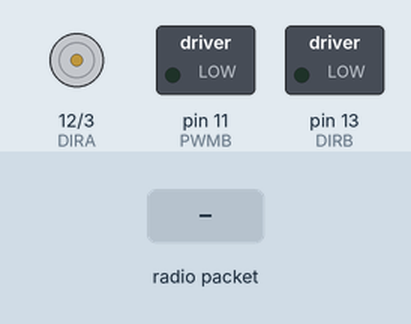
A sketch run on a simulated Arduino Uno, built with avr-gcc and run on an emulated ATmega328P. On the bench: direction and speed pins drawn as motors (green arrow = direction pin HIGH = forward, orange = LOW = backward, longer = more drive), switched loads named in the sketch (green lamp = pin HIGH). Inputs (shaded band) come from the test bench. No radio packets arrive unless stated.

Above: at 1.2 s.
1.3 s: radio packet "5" arrives
At 2.3 s:
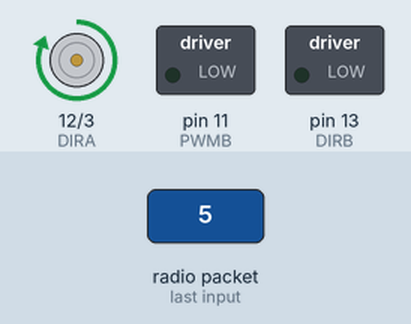
Timing chart, 0 to 4.3 s (numbered marks = the images above; inputs shaded):
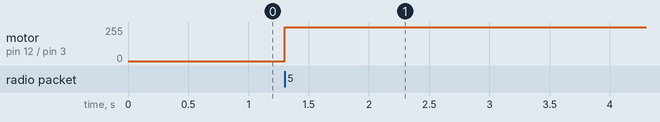

The sketch:

Muscle_Car_Vehicle_Control.ino
```cpp
/*  Muscle Car Vehicle Control
    Colorado State University
    Department of Mechanical Engineering

    When run, this code will receive signals sent from the transmitter attached to the control platform worn by you!
    This signal contains a message in the form of an array, and tells the Arduino on board the vehicle to move the left or right motor at a specified speed.
    The direction of your vehicle will essentially be controlled by your muscle movements. How cool!!

    Author: Ben Strauss

    Last Modified: 10 April 2018
    By: Samuel Bechara, PhD
*/

// Only one Library is needed for the Vehicle code, and this library is the same as used in the Human Control code.
// The VirtualWire library was used to transmitt messages to the vehicel, so it makes sense that we might need the same library to receive these messages!
// The Library can be found: http://www.airspayce.com/mikem/arduino/VirtualWire/VirtualWire-1.27.zip
// Documentation for VirtualWire library can be found: https://www.pjrc.com/teensy/td_libs_VirtualWire.html
#include <VirtualWire.h>

// We need to declare some variables before we can begin coding!
// We must define the pin to which the RF receiver is connected. This should already be hooked up to pin 3.
// We must also define a variable to store the message we want to send. Just like the human control code, this variable will be a character array that has a size of 10.
// Finally, we need to define the rate at which we want to send the data. To sync up with the transmitter, we will set this to 2000 bits/second.
int rxPin = 7;
char msg[10];
int receiveRate = 2000;

// These constants below are necessary to tell the motor controller how to work!
const byte PWMA = 3;  // PWM control (speed) for motor A
const byte PWMB = 11; // PWM control (speed) for motor B
const byte DIRA = 12; // Direction control for motor A
const byte DIRB = 13; // Direction control for motor B

// Clockwise and counter-clockwise definitions.
// Depending on how you wired your motors, you may need to swap.
#define CW  0
#define CCW 1

// Motor definitions to make life easier:
#define MOTOR_A 0
#define MOTOR_B 1

// Now that the required variables have been defined, and the motors and receiver have been set, we can start the setup process!
// The function below, called "setup", is only run once during start of the program, and is used to confugure all components and variables.

void setup()
{
  // First we need to run the setupArdumoto function to get the motor controller ready to go
  setupArdumoto();

  // Next, we need to set up the RF receiver. We can do this by using the built in functions below to set the receiver pin receving rate.
  // We can easily initialize the receiver by using the start function below. Now we are ready to begin writing the main code!
  Serial.begin(9600);
  vw_set_rx_pin(rxPin);
  vw_setup(receiveRate);
  vw_rx_start();

}

// The loop function below is where we will put all of our main code. This function loops continuously until the Arduino is turned off.

void loop()
{

  // Our objective here is to read an incoming message from the user (thats you!), and use this message to move the right or left motors accordingly.

  //

  uint8_t buf[VW_MAX_MESSAGE_LEN]; // a buffer for incoming data
  uint8_t buflen = VW_MAX_MESSAGE_LEN; // length of the buffer

  // The if statement below will check to see if the received data makes Weany sense. In other words, is the incoming data any good, or is it just scrambled nonsense?
  if (vw_get_message(buf, &buflen))
  {
    // If the data is all good, then we can run the following for loop. The purpose of this for loop is to store the message into a data array.
    // This loop will run until all of the incoming message is stored.

    for (int i = 0; i < buflen; i++)
    {
      //In order to store the incoming message, we must put the data into an array. The msgbuf structure below can be thought of as a template in which we can store this incoming data. We can then refer to the array msg later to convert the array from characters to integers.
      msg[i] = buf[i];
    }

    //The incoming message needs to be converted from characters to integers before we send this data to the motors! The analogWrite function uses values between 0 (no speed) and 250 (full speed) to set the speed of each motor.
    //This is done using a built-in function called "atoi".
    int LeftMotorValue = atoi(strtok(msg, ","));
    int RightMotorValue = atoi(strtok(NULL, "."));

    // For debugging purposes - uncomment the two lines below, plug the arduino into a computer, and look at serial monitor if necessary
    // Serial.println(LeftMotorValue);
    // Serial.println(RightMotorValue);

    // With the LeftMotorValue and RightMotorValue variables defined with the value of the incoming message, we can tell the Arduino to run these motors accordingly!
    // This is done with a function defined below called driveArduomoto.
    // Essentially, the left and right motors will now run at the speed given by your muscle contractions! Cool, right?
    if (LeftMotorValue > 0)
    {
      driveArdumoto(MOTOR_A, CCW, 255);
    }
    else
    {
      stopArdumoto(MOTOR_A);
    }

    if (RightMotorValue > 0)
    {
      driveArdumoto(MOTOR_B, CCW, 255);
    }
    else
    {
      stopArdumoto(MOTOR_B);
    }
  }
  delay(1);
  // Once the program reaches here, it will loop back to the top of the void loop() and begin again!
}

/*  ----------------------------------------------------------------------------------------------
    The functions below are necessary to setup arduomoto for easy
    control. Students SHOULD look through them to see how they work but shouldn't mess with them.
    ----------------------------------------------------------------------------------------------
*/

void setupArdumoto()
{
  // All pins should be setup as outputs:
  pinMode(PWMA, OUTPUT);
  pinMode(PWMB, OUTPUT);
  pinMode(DIRA, OUTPUT);
  pinMode(DIRB, OUTPUT);

  // Initialize all pins as low:
  digitalWrite(PWMA, LOW);
  digitalWrite(PWMB, LOW);
  digitalWrite(DIRA, LOW);
  digitalWrite(DIRB, LOW);
}

// driveArdumoto drives 'motor' in 'dir' direction at 'spd' speed
void driveArdumoto(byte motor, byte dir, byte spd)
{
  if (motor == MOTOR_A)
  {
    digitalWrite(DIRA, dir);
    analogWrite(PWMA, spd);
  }
  else if (motor == MOTOR_B)
  {
    digitalWrite(DIRB, dir);
    analogWrite(PWMB, spd);
  }
}

// stopArdumoto makes a motor stop
void stopArdumoto(byte motor)
{
  driveArdumoto(motor, 0, 0);
}
```

Measured:
- after the input at 1.3 s, motor on pin 12 (DIRA) / pin 3 (PWMA): stopped → forward 255/255 at once
